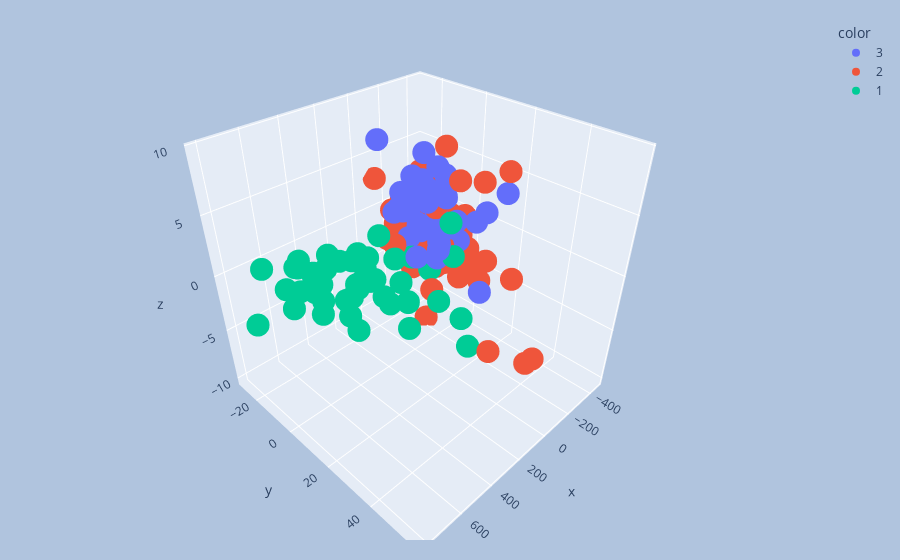

Notebook code cell kept with this figure:
### Code cell
import plotly.express as px
y_train_trf = y_train.astype(str)
fig = px.scatter_3d(x=X_train_trf[:,0], y=X_train_trf[:,1], z=X_train_trf[:,2],
          color=y_train_trf,)

fig.update_layout(
margin=dict(l=20, r=20, t=20, b=20),
paper_bgcolor="LightSteelBlue",
)
fig.show()
